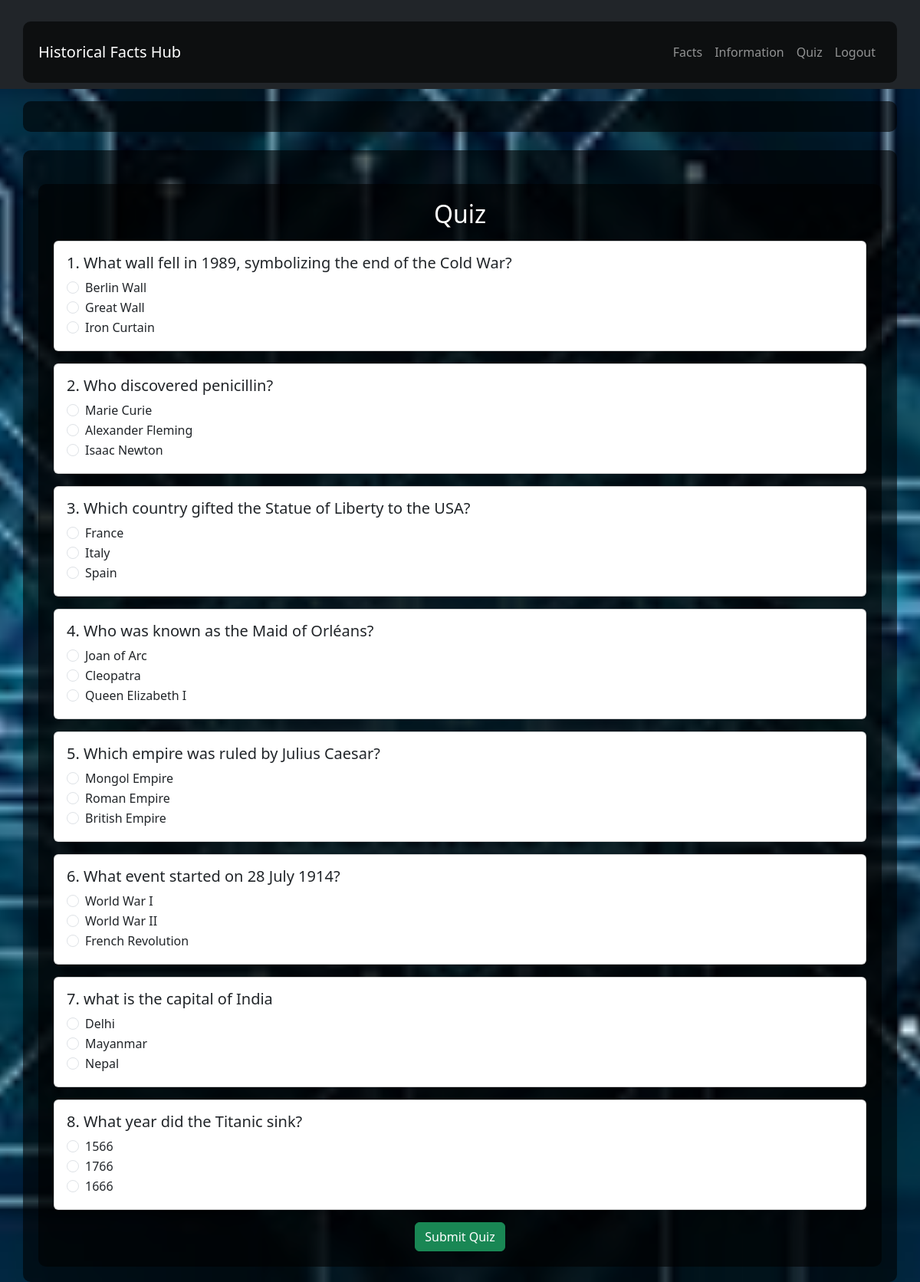
The page /quiz?start=true (signed in) on the database its author committed.
### app.py (models this page shows)
class Quiz(db.Model):
    id = db.Column(db.Integer, primary_key=True)
    question = db.Column(db.String(500), nullable=False)
    option1 = db.Column(db.String(200), nullable=False)
    option2 = db.Column(db.String(200), nullable=False)
    option3 = db.Column(db.String(200), nullable=False)
    answer = db.Column(db.String(200), nullable=False)

### app.py (the view, shortened to what this page needs)
@app.route('/quiz', methods=['GET', 'POST'])
@login_required
def quiz():
    show_questions = request.args.get('start') == 'true'
    questions = []
    if show_questions:
        conn = sqlite3.connect('instance/historical_facts.db')
        conn.row_factory = sqlite3.Row
        cursor = conn.cursor()
        cursor.execute("SELECT * FROM quiz")
        questions = cursor.fetchall()
        conn.close()
    return render_template('quiz.html', show_questions=show_questions, questions=questions)

### app.py (called while the page is built)
@login_manager.user_loader
def load_user(user_id):
    return User.query.get(int(user_id))

### templates/Quiz.html
{% extends "base.html" %}
{% block content %}
<div class="container mt-4">
    <h2 class="text-center">Quiz</h2>
    {% if not show_questions %}
        <div class="text-center">
            <a href="{{ url_for('quiz') }}?start=true" class="btn btn-primary mt-3">Take Quiz</a>
        </div>
    {% else %}
        <form method="POST" action="{{ url_for('quiz') }}">
            {% for question in questions %}
                <div class="card my-3">
                    <div class="card-body">
                        <h5>{{ loop.index }}. {{ question['question'] }}</h5>
                        <div class="form-check">
                            <input class="form-check-input" type="radio" name="{{ question['id'] }}" value="{{ question['option1'] }}" required>
                            <label class="form-check-label">{{ question['option1'] }}</label>
                        </div>
                        <div class="form-check">
                            <input class="form-check-input" type="radio" name="{{ question['id'] }}" value="{{ question['option2'] }}">
                            <label class="form-check-label">{{ question['option2'] }}</label>
                        </div>
                        <div class="form-check">
                            <input class="form-check-input" type="radio" name="{{ question['id'] }}" value="{{ question['option3'] }}">
                            <label class="form-check-label">{{ question['option3'] }}</label>
                        </div>
                    </div>
                </div>
            {% endfor %}
            <div class="text-center">
                <button type="submit" class="btn btn-success">Submit Quiz</button>
            </div>
        </form>
    {% endif %}
</div>
{% endblock %}

### templates/base.html (style rules this page uses)
body { background-image: url('/static/background.jpg'); background-size: cover; background-repeat: no-repeat; background-position: center; min-height: 100vh; color: #fff; }
.container { background-color: rgba(0, 0, 0, 0.6); padding: 20px; border-radius: 10px; margin-top: 20px; }

### rows shown on the page
Quiz: question "What wall fell in 1989, symbolizing the end of the Cold War?", option1 "Berlin Wall", option2 "Great Wall", option3 "Iron Curtain"
Quiz: question "Who discovered penicillin?", option1 "Marie Curie", option2 "Alexander Fleming", option3 "Isaac Newton"
Quiz: question "Which country gifted the Statue of Liberty to the USA?", option1 "France", option2 "Italy", option3 "Spain"
Quiz: question "Who was known as the Maid of Orléans?", option1 "Joan of Arc", option2 "Cleopatra", option3 "Queen Elizabeth I"
Quiz: question "Which empire was ruled by Julius Caesar?", option1 "Mongol Empire", option2 "Roman Empire", option3 "British Empire"
Quiz: question "What event started on 28 July 1914?", option1 "World War I", option2 "World War II", option3 "French Revolution"
Quiz: question "what is the capital of India", option1 "Delhi", option2 "Mayanmar", option3 "Nepal"
Quiz: question "What year did the Titanic sink?", option1 "1566", option2 "1766", option3 "1666"
